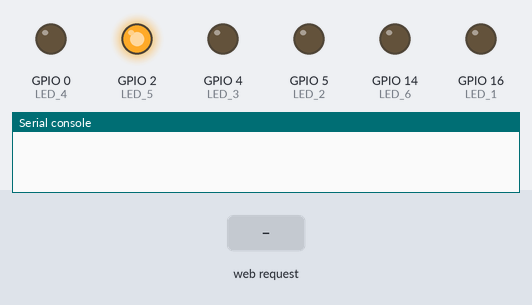
Recording of a program running on a simulated ESP8266 board running MicroPython. On the bench: output pins drawn as LEDs (lit = HIGH, except the on-board LED, lit = LOW), the last lines printed to the serial console. The inputs (shaded band) are chosen by the test bench.

Above: at 1.2 s.
1.3 s: HTTP request GET /?LED=ON_1 received
At 2.5 s:
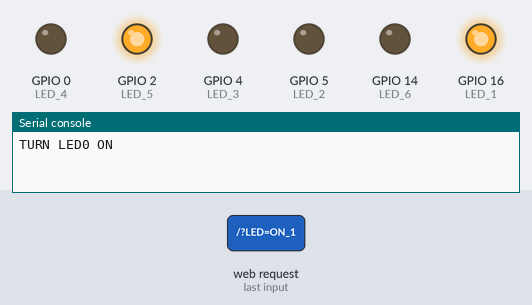
2.8 s: HTTP request GET /?LED=ON_2 received
At 3.7 s:
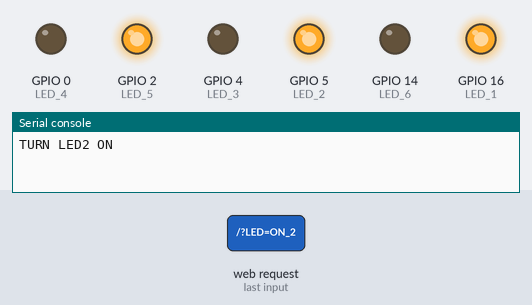
4.3 s: HTTP request GET /?LED=OFF_1 received
At 4.8 s:
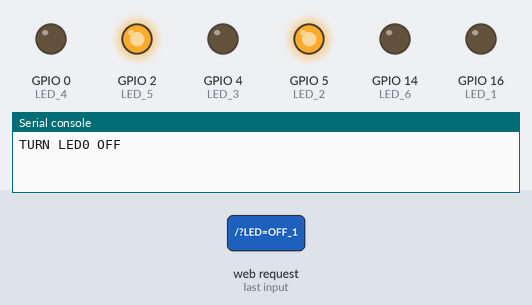
5.8 s: HTTP request GET /?LED=ON_3 received
At 7.0 s:
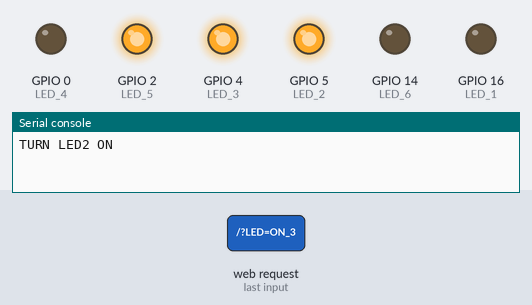
7.3 s: HTTP request GET /?LED=OFF_2 received
At 8.3 s:
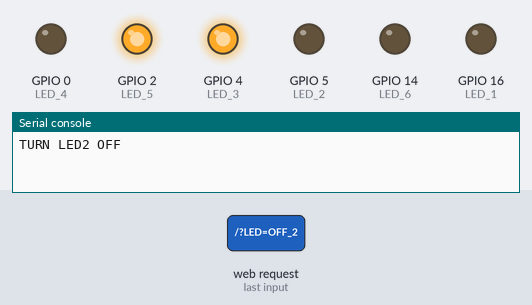
8.8 s: HTTP request GET /?LED=ON_4 received
At 9.4 s:
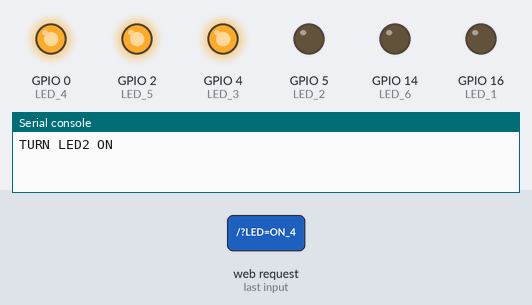
Timing chart, 0 to 11.3 s (numbered marks = the images above; inputs shaded):
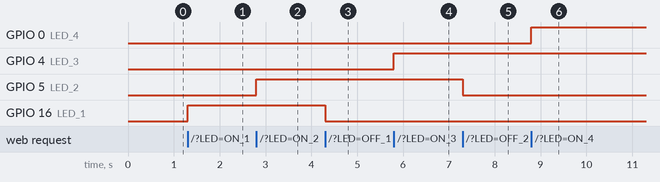

Measured:
- after the input at 1.3 s, GPIO 16 (LED_1): LOW → HIGH at once
- after the input at 2.8 s, GPIO 5 (LED_2): LOW → HIGH at once
- after the input at 4.3 s, GPIO 16 (LED_1): HIGH → LOW at once
- after the input at 5.8 s, GPIO 4 (LED_3): LOW → HIGH at once
- after the input at 7.3 s, GPIO 5 (LED_2): HIGH → LOW at once
- after the input at 8.8 s, GPIO 0 (LED_4): LOW → HIGH at once

The program:

http_server_on_off_LED.py
```python
import socket
import machine


#HTML to send to browsers
html = """<!DOCTYPE html>
<html>
<head> <title>ESP8266 LED ON/OFF</title> </head>
<h2>Http Web Server to turn On/Off Leds Wirelessly</h2></center>
<h3>ESP8266 with MicroPython</h3></center>
<form>
LED 1&nbsp;&nbsp;:
<button name="LED" value="ON_1" type="submit">LED ON</button>
<button name="LED" value="OFF_1" type="submit">LED OFF</button><br><br>
LED 2 :
<button name="LED" value="ON_2" type="submit">LED ON</button>
<button name="LED" value="OFF_2" type="submit">LED OFF</button><br><br>
LED 3 :
<button name="LED" value="ON_3" type="submit">LED ON</button>
<button name="LED" value="OFF_3" type="submit">LED OFF</button><br><br>
LED 4 :
<button name="LED" value="ON_4" type="submit">LED ON</button>
<button name="LED" value="OFF_4" type="submit">LED OFF</button><br><br>
LED 5 :
<button name="LED" value="ON_5" type="submit">LED ON</button>
<button name="LED" value="OFF_5" type="submit">LED OFF</button><br><br>
LED 6 :
<button name="LED" value="ON_6" type="submit">LED ON</button>
<button name="LED" value="OFF_6" type="submit">LED OFF</button><br><br>
</form>
</html>
"""

#Setup PINS
LED_1 = machine.Pin(16, machine.Pin.OUT)
LED_2 = machine.Pin(5, machine.Pin.OUT)
LED_3 = machine.Pin(4, machine.Pin.OUT)
LED_4 = machine.Pin(0, machine.Pin.OUT)
LED_5 = machine.Pin(2, machine.Pin.OUT)
LED_6 = machine.Pin(14, machine.Pin.OUT)


#Setup Socket WebServer
s = socket.socket(socket.AF_INET, socket.SOCK_STREAM)
s.bind(('', 80))
s.listen(5)
while True:

    conn, addr = s.accept()
    print("Got a connection from %s" % str(addr))
    request = conn.recv(1024)
    print("Content = %s" % str(request))
    request = str(request)
    LEDON_1 = request.find('/?LED=ON_1')
    LEDOFF_1 = request.find('/?LED=OFF_1')
    LEDON_2 = request.find('/?LED=ON_2')
    LEDOFF_2 = request.find('/?LED=OFF_2')
    LEDON_3 = request.find('/?LED=ON_3')
    LEDOFF_3 = request.find('/?LED=OFF_3')
    LEDON_4 = request.find('/?LED=ON_4')
    LEDOFF_4 = request.find('/?LED=OFF_4')
    LEDON_5 = request.find('/?LED=ON_5')
    LEDOFF_5 = request.find('/?LED=OFF_5')
    LEDON_6 = request.find('/?LED=ON_6')
    LEDOFF_6 = request.find('/?LED=OFF_6')

    if LEDON_1 == 6:
        print('TURN LED0 ON')
        LED_1.on()
    if LEDOFF_1 == 6:
        print('TURN LED0 OFF')
        LED_1.off()
    if LEDON_2 == 6:
        print('TURN LED2 ON')
        LED_2.on()
    if LEDOFF_2 == 6:
        print('TURN LED2 OFF')
        LED_2.off()
    if LEDON_3 == 6:
        print('TURN LED2 ON')
        LED_3.on()
    if LEDOFF_3 == 6:
        print('TURN LED2 OFF')
        LED_3.off()
    if LEDON_4 == 6:
        print('TURN LED2 ON')
        LED_4.on()
    if LEDOFF_4 == 6:
        print('TURN LED2 OFF')
        LED_4.off()
    if LEDON_5 == 6:
        print('TURN LED2 ON')
        LED_5.on()
    if LEDOFF_5 == 6:
        print('TURN LED2 OFF')
        LED_5.off()
    if LEDON_6 == 6:
        print('TURN LED2 ON')
        LED_6.on()
    if LEDOFF_6 == 6:
        print('TURN LED2 OFF')
        LED_6.off()
    response = html
    conn.send(response)
    conn.close()
```
